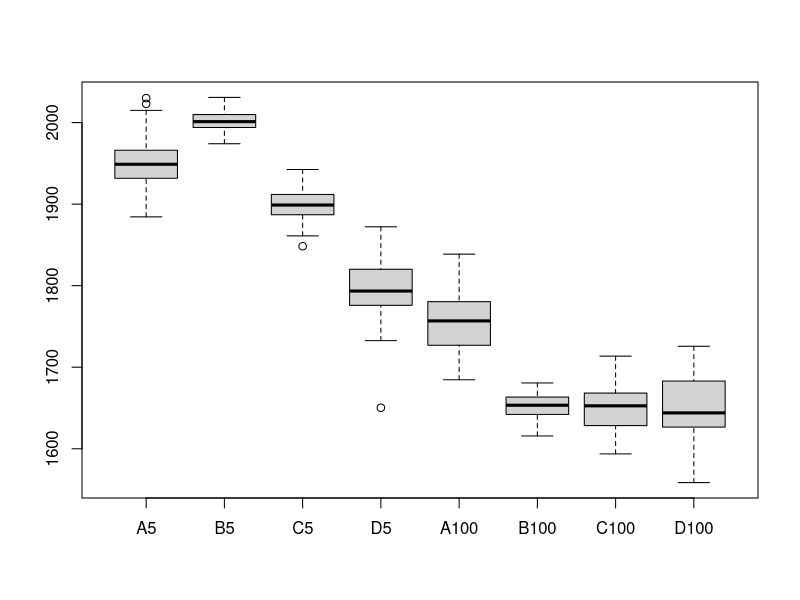

Write R code to recreate this figure. (Note: a time limit stopped this script after it produced the figure.)
# Tutoriál k Rstudiu ####

# Nezobrazuje-li se vám text korektně, nastavte File \ Reopen with Encoding... na UTF-8
# Pro zobrazení obsahu skriptu použijte CTRL+SHIFT+O
# Pro spouštění příkazů v jednotlivých řádcích použijte CTRL+ENTER

# * Instalace balíčků ####
# Balíčky stačí vždy instalovat pouze jednou a pak budou k dispozici pro všechny
# aplikace používající dané Rko

# install.packages('readxl')
# Pomocí TAB zapnete našeptávání.

# postup vykonávání daného příkazu vidíte dole v konzoli
library(readxl)

# * Načítání dat ####

# cesta kterou vidíte v 'Files' není vždy stejná s wd
getwd()

# setwd('cesta k aktuálnímu souboru')
# pomocí 'More' v prohlížeči souborů

data <- read.csv2(file = "./data/aku.csv")

# načítání lze dělat pomoci GUI
# File->Import Dataset (readr pro csv, Excel)

# * Zobrazování výstupů ####
# vykreslení do konzole
data
# nebo otevření přes 'Enviroment'

# vykreslení nějakého grafu - objeví se v 'Plots'
boxplot(data)
# pomocí 'Zoom' otevřeme ve vlastním okně
# můžeme uložit do souboru

# * Zastavení aktuálního výpočtu, restart kernelu ####
# Session->Interupt R
# Session->Restart R
a <- 1
while (5 > 3) {
  a <- a + 1
}
a

# * Nápověda
help(sequence)
